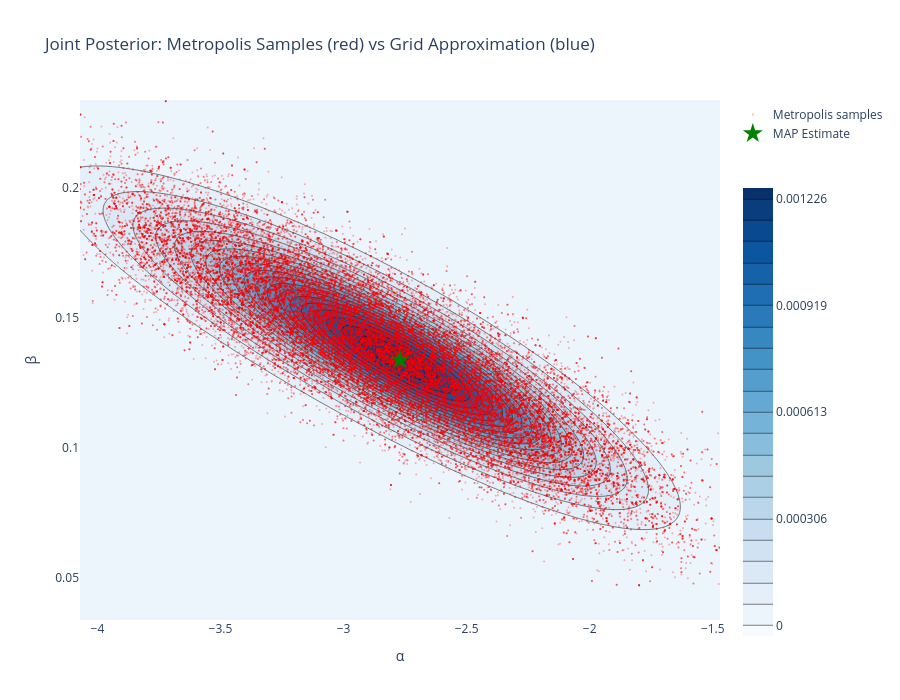

Notebook code for this chart:
### Code cell
fig = go.Figure()

# 1. Grid-based posterior (contour)
fig.add_trace(go.Contour(
    z=normalized_posterior, 
    x=alpha_vec, 
    y=beta_vec,
    colorscale='Blues',
    name='Grid Posterior',
    showscale=True,
    contours=dict(
        start=0,
        end=normalized_posterior.max(),
        size=normalized_posterior.max()/20
    ),
    colorbar=dict(len = 0.9,y=0.4)
))

# 2. Metropolis samples (scatter with low opacity)
fig.add_trace(go.Scatter(
    x=samples_burned[:, 0], 
    y=samples_burned[:, 1], 
    mode='markers',
    marker=dict(color='red', size=2, opacity=0.3),
    name='Metropolis samples'
))

# 3. MAP estimate for reference
fig.add_trace(go.Scatter(
    x=[alpha_MAP], 
    y=[beta_MAP], 
    mode='markers', 
    marker=dict(color='green', size=15, symbol='star'),
    name='MAP Estimate'
))

fig.update_layout(
    title="Joint Posterior: Metropolis Samples (red) vs Grid Approximation (blue)",
    xaxis_title='α',
    yaxis_title='β',
    width=900, 
    height=700,
    showlegend=True,
    xaxis_range=[alpha_MAP - 1.3, alpha_MAP + 1.3],
    yaxis_range=[beta_MAP - 0.1, beta_MAP + 0.1]
)

fig.show()

### Figure 1 — Plotly figure (JSON) as saved in the notebook; plotly's stock layout.template omitted (floating-point values rounded to 4 significant figures; data arrays with more than 128 entries replaced by an {"elided": "..."} marker saying what was removed)
{"data": [{"colorbar": {"len": 0.9, "y": 0.4}, "colorscale": [[0, "rgb(247,251,255)"], [0.125, "rgb(222,235,247)"], [0.25, "rgb(198,219,239)"], [0.375, "rgb(158,202,225)"], [0.5, "rgb(107,174,214)"], [0.625, "rgb(66,146,198)"], [0.75, "rgb(33,113,181)"], [0.875, "rgb(8,81,156)"], [1, "rgb(8,48,107)"]], "contours": {"end": 0.001226, "size": 6.128e-05, "start": 0}, "name": "Grid Posterior", "showscale": true, "type": "contour", "x": [-4.071, -4.044, -4.018, -3.992, -3.966, -3.939, -3.913, -3.887, -3.861, -3.834, -3.808, -3.782, -3.756, -3.729, -3.703, -3.677, -3.651, -3.624, -3.598, -3.572, -3.545, -3.519, -3.493, -3.467, -3.44, -3.414, -3.388, -3.362, -3.335, -3.309, -3.283, -3.257, -3.23, -3.204, -3.178, -3.152, -3.125, -3.099, -3.073, -3.046, -3.02, -2.994, -2.968, -2.941, -2.915, -2.889, -2.863, -2.836, -2.81, -2.784, -2.758, -2.731, -2.705, -2.679, -2.653, -2.626, -2.6, -2.574, -2.547, -2.521, -2.495, -2.469, -2.442, -2.416, -2.39, -2.364, -2.337, -2.311, -2.285, -2.259, -2.232, -2.206, -2.18, -2.154, -2.127, -2.101, -2.075, -2.048, -2.022, -1.996, -1.97, -1.943, -1.917, -1.891, -1.865, -1.838, -1.812, -1.786, -1.76, -1.733, -1.707, -1.681, -1.655, -1.628, -1.602, -1.576, -1.549, -1.523, -1.497, -1.471], "y": [0.03385, 0.03587, 0.03789, 0.03991, 0.04193, 0.04395, 0.04597, 0.04799, 0.05001, 0.05203, 0.05405, 0.05607, 0.05809, 0.06011, 0.06213, 0.06415, 0.06617, 0.06819, 0.07021, 0.07223, 0.07425, 0.07627, 0.07829, 0.08031, 0.08233, 0.08435, 0.08638, 0.0884, 0.09042, 0.09244, 0.09446, 0.09648, 0.0985, 0.1005, 0.1025, 0.1046, 0.1066, 0.1086, 0.1106, 0.1126, 0.1147, 0.1167, 0.1187, 0.1207, 0.1227, 0.1248, 0.1268, 0.1288, 0.1308, 0.1328, 0.1349, 0.1369, 0.1389, 0.1409, 0.1429, 0.145, 0.147, 0.149, 0.151, 0.153, 0.1551, 0.1571, 0.1591, 0.1611, 0.1631, 0.1652, 0.1672, 0.1692, 0.1712, 0.1732, 0.1753, 0.1773, 0.1793, 0.1813, 0.1833, 0.1854, 0.1874, 0.1894, 0.1914, 0.1934, 0.1955, 0.1975, 0.1995, 0.2015, 0.2035, 0.2056, 0.2076, 0.2096, 0.2116, 0.2136, 0.2157, 0.2177, 0.2197, 0.2217, 0.2237, 0.2258, 0.2278, 0.2298, 0.2318, 0.2338], "z": {"elided": "100x100 float values"}}, {"marker": {"color": "red", "opacity": 0.3, "size": 2}, "mode": "markers", "name": "Metropolis samples", "type": "scatter", "x": {"elided": "49000 float values"}, "y": {"elided": "49000 float values"}}, {"marker": {"color": "green", "size": 15, "symbol": "star"}, "mode": "markers", "name": "MAP Estimate", "type": "scatter", "x": [-2.771], "y": [0.1338]}], "layout": {"height": 700, "showlegend": true, "title": {"text": "Joint Posterior: Metropolis Samples (red) vs Grid Approximation (blue)"}, "width": 900, "xaxis": {"range": [-4.071, -1.471], "title": {"text": "α"}}, "yaxis": {"range": [0.03385, 0.2338], "title": {"text": "β"}}}}
